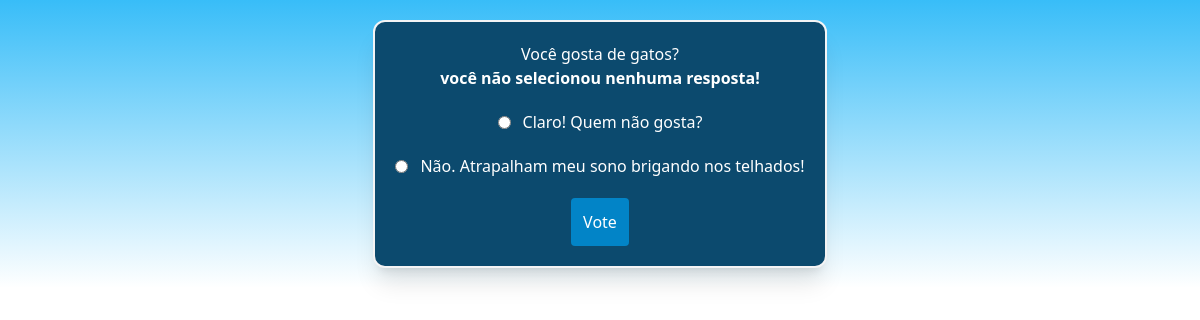
The page /polls/34/vote/ on the database its author committed.
### polls/models.py (models this page shows, shortened)
class Question(models.Model):
    question_text = models.CharField(max_length=200)
    pub_date = models.DateTimeField("data de publicação")

class Choice(models.Model):
    question = models.ForeignKey(Question, on_delete=models.CASCADE)
    choice_text = models.CharField(max_length=200)
    votes = models.IntegerField(default=0)

### polls/views.py (the view)
# urls.py: path("<int:question_id>/vote/", views.vote, name="vote"),
def vote(request, question_id):
  question = get_object_or_404(Question, pk=question_id)
  try:
    select_choice = question.choice_set.get(pk=request.POST["choice"])
  except (KeyError, Choice.DoesNotExist):
    return render(request, "polls/detail.html",
        {
            "question": question,
            "error_message": "você não selecionou nenhuma resposta!",
        },
        )
  else:
    select_choice.votes += 1
    select_choice.save()
    return HttpResponseRedirect(reverse("polls:results", args=(question_id,)))

### polls/templates/polls/detail.html (shortened to what this page needs)
<!DOCTYPE html>
{% load static %}
<html lang="en">
<head>
    <script src="https://cdn.tailwindcss.com"></script>
</head>
<body class="flex flex-col items-center bg-gradient-to-b from-sky-400 bg-no-repeat">
  <div class="flex text-center items-center justify-center flex-col rounded-xl bg-sky-900 text-white p-5 m-5 border-2 border-zinc-100 shadow-xl">
    <form action="{% url 'polls:vote' question.id %}" method="post">
        <fieldset>
            <legend><h1>{{ question.question_text }}</h1></legend>
                {% if error_message %}
                    <p><strong>{{ error_message }}</strong></p>
                {% endif %}
                {% for choice in question.choice_set.all %}
                  <div class="my-5 flex justify-center items-center">
                    <input class="mr-3" type="radio" name="choice" id="choice{{ forloop.counter }}" value="{{ choice.id }}">
                    <label for="choice{{ forloop.counter }}">{{ choice.choice_text }}</label>
                  </div>
                {% endfor %}
        </fieldset>
        <input class="bg-sky-600 rounded p-3" type="submit" value="Vote">
    </form>
  </div>
</body>
</html>

### rows shown on the page
Question: question_text "Você gosta de gatos?"
Choice: choice_text "Claro! Quem não gosta?"
Choice: choice_text "Não. Atrapalham meu sono brigando nos telhados!"

### other values the page prints
{{ error_message }} "você não selecionou nenhuma resposta!"
